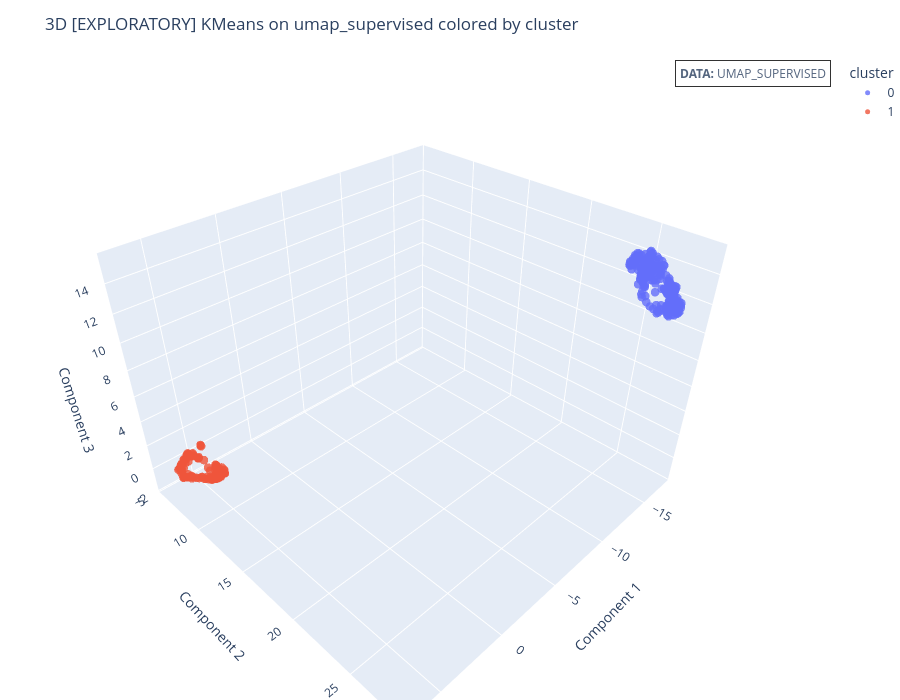
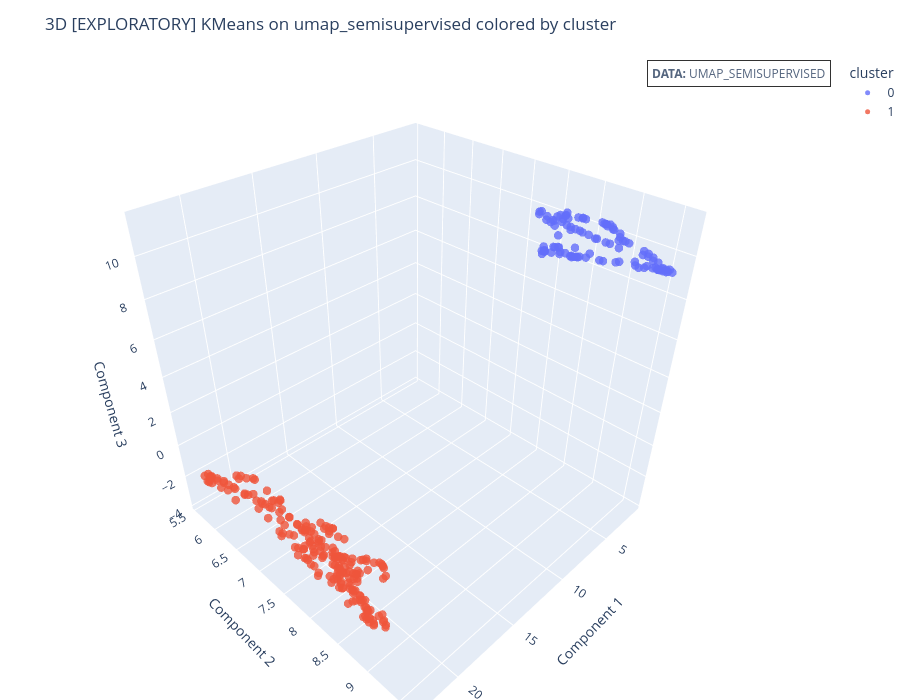
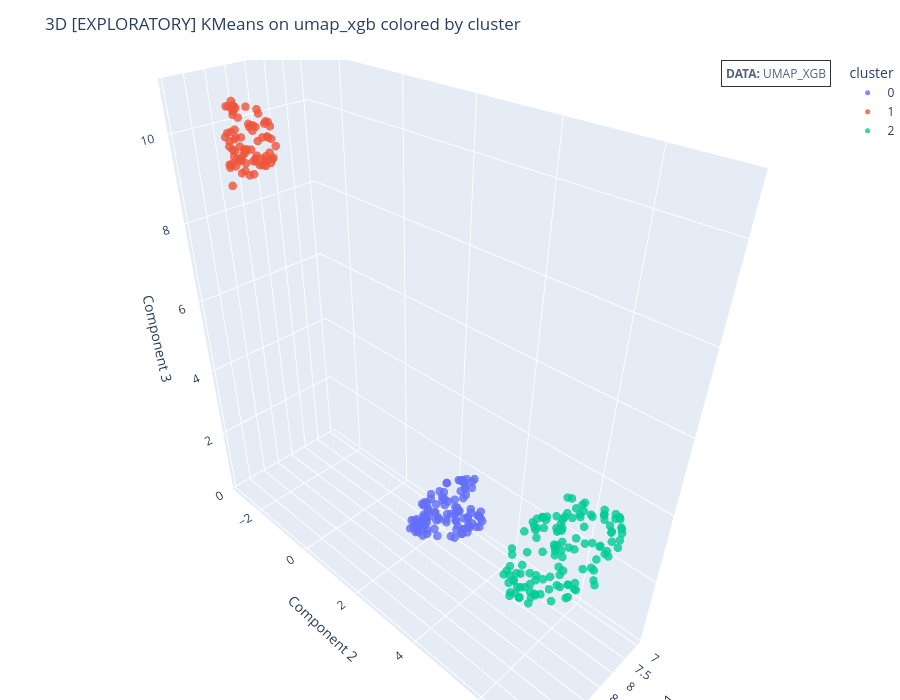

Notebook code cell kept with these figures, in order:
### Markdown cell above
### Exploratory Clustering on Supervised Embeddings

The following section applies clustering to:

- **Supervised UMAP**, **semi-supervised UMAP**, and **XGBoost leaf + UMAP**,  
  which are **label-informed** embeddings (they explicitly encode information about `DEATH_EVENT`).


Because supervised embeddings incorporate outcome information, clusters formed in these spaces **cannot be interpreted** as purely data-driven clinical subgroups. Instead, they reflect how a model organizes patients when the target label is available.

**Methodological distinction:**
- Unsupervised clusters → natural patient subgroups (data-driven)
- Supervised clusters → outcome-informed risk strata (model-driven)

Therefore, the results in this section are used primarily for **visualization, exploratory inspection, and understanding model behavior**, not for deriving final clinical conclusions.

### Code cell
rows_ex = []

exploratory_params_km = {
    "umap_supervised":     {"k": 2, "n_init": 10},
    "umap_semisupervised": {"k": 2, "n_init": 10},
    "umap_xgb":            {"k": 3, "n_init": 20},
}

for name, X in embeddings_supervised.items():
    p = exploratory_params_km[name]
    km = KMeans(n_clusters=p["k"], n_init=p["n_init"])
    labels = km.fit_predict(X)

    fig = plot_3d(X3d=X, y=labels, algorithm=f"[EXPLORATORY] KMeans on {name}", target_name="cluster", data_name=name.upper())
    display(fig)
